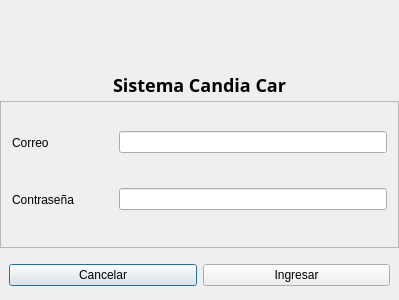
<?xml version="1.0" encoding="UTF-8"?>
<ui version="4.0">
 <class>Dialog</class>
 <widget class="QDialog" name="Dialog">
  <property name="geometry">
   <rect>
    <x>0</x>
    <y>0</y>
    <width>399</width>
    <height>300</height>
   </rect>
  </property>
  <property name="windowTitle">
   <string>Iniciar sesion</string>
  </property>
  <layout class="QVBoxLayout" name="verticalLayout" stretch="2,3,1">
   <property name="spacing">
    <number>3</number>
   </property>
   <property name="leftMargin">
    <number>0</number>
   </property>
   <property name="topMargin">
    <number>0</number>
   </property>
   <property name="rightMargin">
    <number>0</number>
   </property>
   <property name="bottomMargin">
    <number>0</number>
   </property>
   <item>
    <widget class="QFrame" name="frame_3">
     <property name="styleSheet">
      <string notr="true">QLabel{
	font-size:18px;
	font-weight: bold;
}</string>
     </property>
     <property name="frameShape">
      <enum>QFrame::NoFrame</enum>
     </property>
     <property name="frameShadow">
      <enum>QFrame::Raised</enum>
     </property>
     <layout class="QVBoxLayout" name="verticalLayout_3" stretch="8,1">
      <property name="leftMargin">
       <number>0</number>
      </property>
      <property name="topMargin">
       <number>0</number>
      </property>
      <property name="rightMargin">
       <number>0</number>
      </property>
      <property name="bottomMargin">
       <number>0</number>
      </property>
      <item>
       <widget class="QLabel" name="labelIcono">
        <property name="text">
         <string/>
        </property>
        <property name="alignment">
         <set>Qt::AlignCenter</set>
        </property>
       </widget>
      </item>
      <item>
       <widget class="QLabel" name="label_2">
        <property name="font">
         <font>
          <family>Arial Black</family>
          <pointsize>-1</pointsize>
          <italic>false</italic>
          <bold>true</bold>
         </font>
        </property>
        <property name="lineWidth">
         <number>0</number>
        </property>
        <property name="text">
         <string>Sistema Candia Car</string>
        </property>
        <property name="alignment">
         <set>Qt::AlignCenter</set>
        </property>
       </widget>
      </item>
     </layout>
    </widget>
   </item>
   <item>
    <widget class="QFrame" name="frame">
     <property name="font">
      <font>
       <kerning>true</kerning>
      </font>
     </property>
     <property name="frameShape">
      <enum>QFrame::StyledPanel</enum>
     </property>
     <property name="frameShadow">
      <enum>QFrame::Raised</enum>
     </property>
     <property name="lineWidth">
      <number>0</number>
     </property>
     <layout class="QVBoxLayout" name="verticalLayout_2" stretch="1,1,0">
      <property name="leftMargin">
       <number>2</number>
      </property>
      <property name="topMargin">
       <number>15</number>
      </property>
      <property name="rightMargin">
       <number>2</number>
      </property>
      <property name="bottomMargin">
       <number>2</number>
      </property>
      <item>
       <widget class="QFrame" name="frame_5">
        <property name="styleSheet">
         <string notr="true"/>
        </property>
        <property name="frameShape">
         <enum>QFrame::NoFrame</enum>
        </property>
        <property name="frameShadow">
         <enum>QFrame::Raised</enum>
        </property>
        <layout class="QHBoxLayout" name="horizontalLayout_2" stretch="3,8">
         <property name="topMargin">
          <number>1</number>
         </property>
         <property name="bottomMargin">
          <number>1</number>
         </property>
         <item>
          <widget class="QLabel" name="label_3">
           <property name="text">
            <string>Correo</string>
           </property>
          </widget>
         </item>
         <item>
          <widget class="QLineEdit" name="lineEmail"/>
         </item>
        </layout>
       </widget>
      </item>
      <item>
       <widget class="QFrame" name="frame_4">
        <property name="frameShape">
         <enum>QFrame::NoFrame</enum>
        </property>
        <property name="frameShadow">
         <enum>QFrame::Raised</enum>
        </property>
        <layout class="QHBoxLayout" name="horizontalLayout_3" stretch="3,8">
         <property name="topMargin">
          <number>1</number>
         </property>
         <property name="bottomMargin">
          <number>1</number>
         </property>
         <item>
          <widget class="QLabel" name="label_4">
           <property name="text">
            <string>Contraseña</string>
           </property>
          </widget>
         </item>
         <item>
          <widget class="QLineEdit" name="linePassword"/>
         </item>
        </layout>
       </widget>
      </item>
      <item>
       <widget class="QFrame" name="frameMsg">
        <property name="frameShape">
         <enum>QFrame::NoFrame</enum>
        </property>
        <property name="frameShadow">
         <enum>QFrame::Raised</enum>
        </property>
        <layout class="QVBoxLayout" name="verticalLayout_4">
         <property name="spacing">
          <number>0</number>
         </property>
         <property name="leftMargin">
          <number>0</number>
         </property>
         <property name="topMargin">
          <number>0</number>
         </property>
         <property name="rightMargin">
          <number>0</number>
         </property>
         <property name="bottomMargin">
          <number>0</number>
         </property>
         <item>
          <widget class="QLabel" name="textMsg">
           <property name="text">
            <string/>
           </property>
           <property name="alignment">
            <set>Qt::AlignCenter</set>
           </property>
          </widget>
         </item>
        </layout>
       </widget>
      </item>
     </layout>
    </widget>
   </item>
   <item>
    <widget class="QFrame" name="frame_2">
     <property name="frameShape">
      <enum>QFrame::NoFrame</enum>
     </property>
     <property name="frameShadow">
      <enum>QFrame::Raised</enum>
     </property>
     <layout class="QHBoxLayout" name="horizontalLayout">
      <property name="topMargin">
       <number>1</number>
      </property>
      <property name="bottomMargin">
       <number>1</number>
      </property>
      <item>
       <widget class="QPushButton" name="btnSalir">
        <property name="text">
         <string>Cancelar</string>
        </property>
       </widget>
      </item>
      <item>
       <widget class="QPushButton" name="btnEntrar">
        <property name="text">
         <string>Ingresar</string>
        </property>
       </widget>
      </item>
     </layout>
    </widget>
   </item>
  </layout>
 </widget>
 <resources/>
 <connections/>
</ui>
